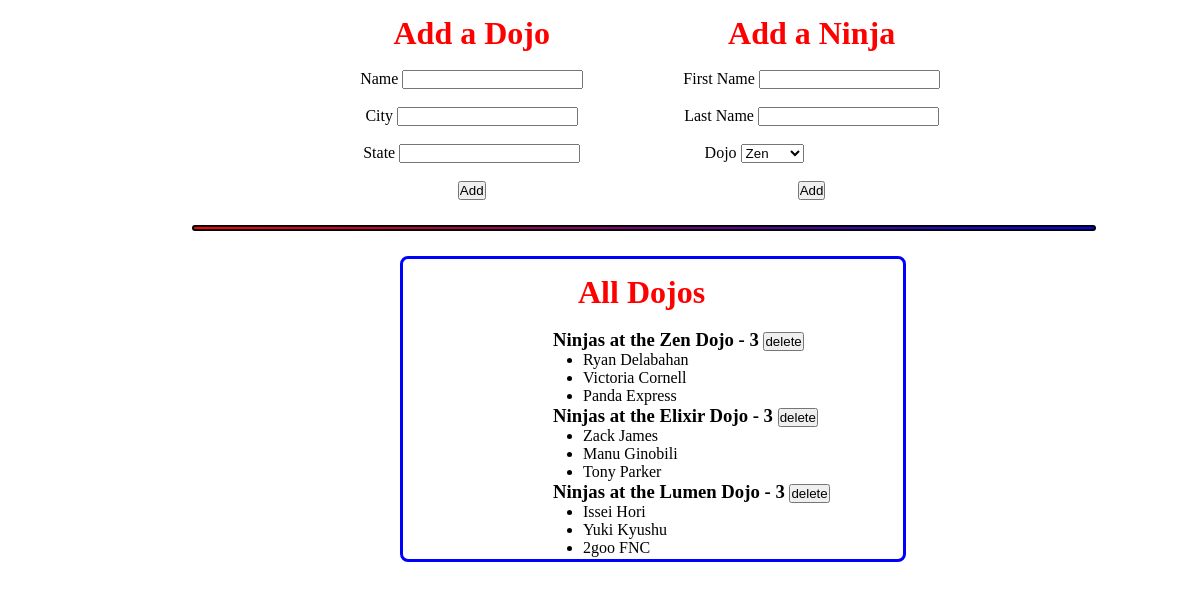
The page / on the database its author committed.
### dojo_ninjas_app/models.py (models this page shows)
class Dojo(models.Model):
    name = models.CharField(max_length=255)
    city = models.CharField(max_length=255)
    state = models.CharField(max_length=2)
    description = models.TextField(default="old dojo")
    created_at = models.DateTimeField(auto_now_add=True)
    updated_at = models.DateTimeField(auto_now=True)

class Ninja(models.Model):
    first_name = models.CharField(max_length=255)
    last_name = models.CharField(max_length=255)
    dojo = models.ForeignKey(Dojo, related_name="ninjas", on_delete = models.CASCADE)
    created_at = models.DateTimeField(auto_now_add=True)
    updated_at = models.DateTimeField(auto_now=True)

### dojo_ninjas_app/views.py (the view)
# urls.py: path('', views.index),
def index(request):
    context = {
        "dojos": Dojo.objects.all()
    }
    return render(request,'index.html',context)

### dojo_ninjas_app/templates/index.html (shortened to what this page needs)
<!DOCTYPE html>
<html lang="en">
<head>
    {% load static %}
    <link rel='stylesheet' href="{% static 'css/style.css' %}">
</head>
<body>
    <div id='top'>
        <div class='ninja'>
            <h1>Add a Dojo</h1><br>
            <form action="/create_dojo" method="POST">
                <p>Name <input type="text" name="name"></p><br>
                <p>City <input type="text" name="city"></p><br>
                <p>State <input type="text" name="state"></p><br>
            <input type="submit" value="Add">
            </form>
        </div>
        <div class='ninja'>
            <h1>Add a Ninja</h1><br>
            <form action="/create_ninja" method="POST">
                <p>First Name <input type="text" name="fname"></p><br>
                <p>Last Name <input type="text" name="lname"></p><br>
                <p id='select'>Dojo
                    <select name="dojoname">
                    {% for dojo in dojos %}
                    <option value="{{ dojo.id }}">{{ dojo.name }}</option>
                    {% endfor %}
                    </select>
                </p><br>
                <input type="submit" value="Add">
            </form>
        </div>
    </div>
    <hr>
    <div id='bottom'>
        <h1 id='dojo'>All Dojos</h1><br>
        <form action='/delete' method='POST'>
            {% for dojo in dojos %}
            <h3>Ninjas at the {{ dojo.name }} Dojo - {{ dojo.ninjas.all.count }}
                <input type='submit' value='delete'>
            </h3>
        <ul>
            {% for ninja in dojo.ninjas.all %}
            <li>{{ ninja.first_name }} {{ ninja.last_name }}</li>
            {% endfor %}
        </ul>
            {% endfor %}
        </form>
    </div>
</body>
</html>

### dojo_ninjas_app/static/css/style.css (style rules this page uses)
* { margin: 0; padding: 0; }
h1 { color: red; margin-top: 15px; }
#top { display: flex; justify-content: center; width: 900px; margin-left: 150px; }
.ninja { display: inline-block; text-align: center; margin-left: 100px; }
hr { margin-top: 25px; margin-bottom: 25px; height: 2px; background: linear-gradient(to left,blue,red); width: 900px; margin-left: 192px; border-radius: 10px; border: 2px solid black; }
#bottom { height: 300px; width: 500px; margin-left: 400px; align-items: center; border: 3px solid blue; border-radius: 8px; overflow: scroll; }
#dojo { margin-left: 175px; }
h3 { margin-left: 150px; }
ul { margin-left: 180px; }
#select { margin-left: -115px; }

### rows shown on the page
Dojo: name "Zen", ninjas.all.count "3"
Ninja: first_name "Ryan", last_name "Delabahan"
Ninja: first_name "Victoria", last_name "Cornell"
Ninja: first_name "Panda", last_name "Express"
Dojo: name "Elixir", ninjas.all.count "3"
Ninja: first_name "Zack", last_name "James"
Ninja: first_name "Manu", last_name "Ginobili"
Ninja: first_name "Tony", last_name "Parker"
Dojo: name "Lumen", ninjas.all.count "3"
Ninja: first_name "Issei", last_name "Hori"
Ninja: first_name "Yuki", last_name "Kyushu"
Ninja: first_name "2goo", last_name "FNC"

### other values the page prints
form field dojoname "Zen"
